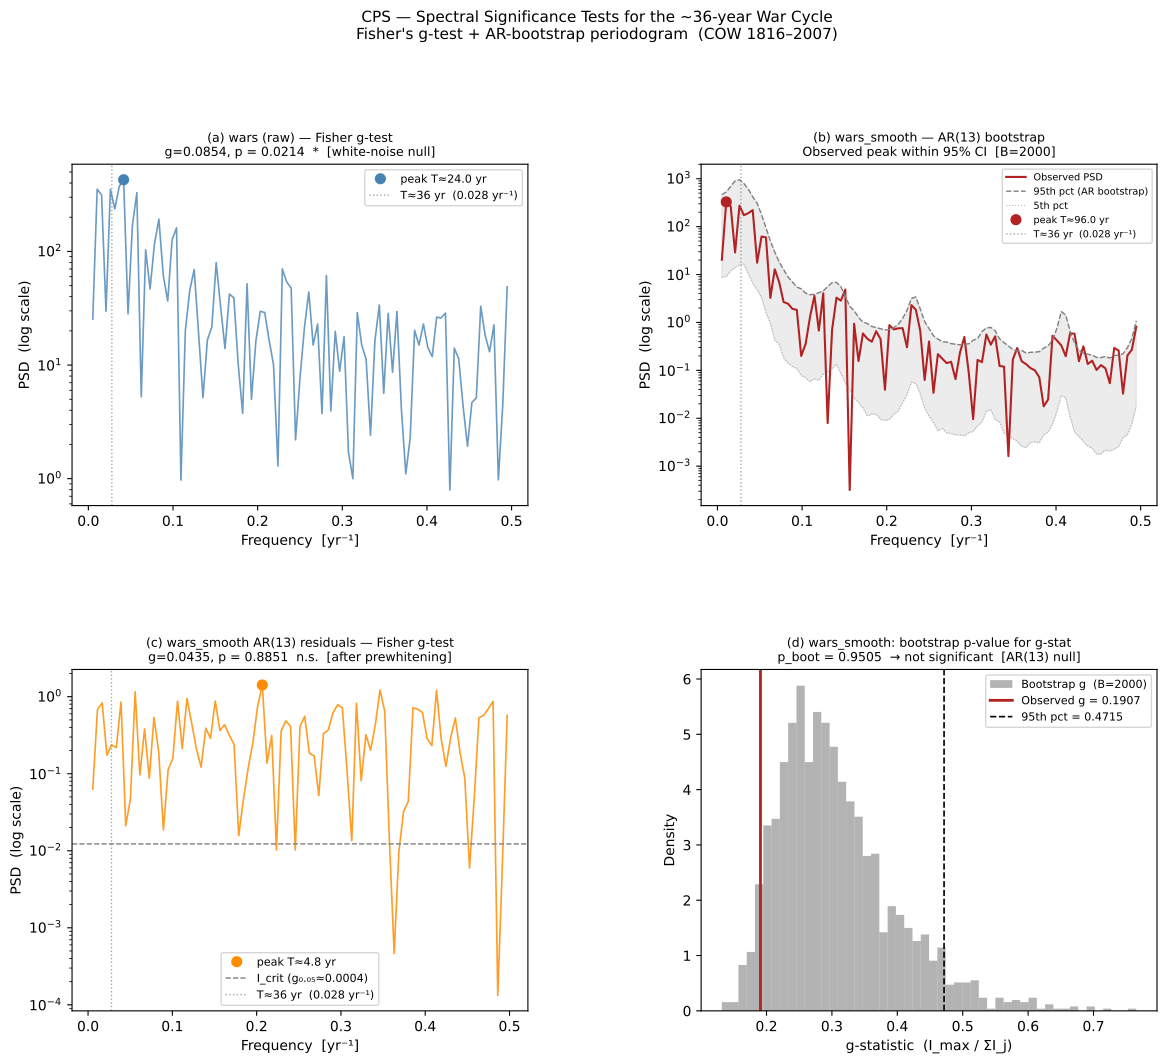

Python code for this plot:
# spectral_significance.py – Spectral significance tests for the ~36-year war cycle
# Data: wars_color.csv (COW inter-state wars 1816–2007)
# Source: Triptych "We are Anomal(i)es" v0.1 by Mariusz Włodarczyk
# License: CC BY-NC-SA 4.0
#
# CONTEXT:
#   PSD analysis in analiza_poprawiona_final_GDELT.py identified a dominant
#   spectral peak at ≈ 0.028 yr⁻¹ (period ≈ 35.7 yr) in wars_smooth.
#   This script tests whether that peak is statistically significant,
#   distinguishing a genuine structural cycle from an artifact of
#   (a) finite sample length, (b) the 11-year MA smoothing, or
#   (c) autocorrelation structure that any AR model would capture.
#
# THREE TESTS:
#   1. Fisher's g-test (white-noise null):
#        g = I_max / ΣI_j
#        P(G > g) via exact formula [Fisher 1929]
#        CAVEAT: only valid if series is white noise — violated for wars_smooth.
#        Applied to raw `wars` series (counts) as the more appropriate target.
#
#   2. AR-prewhitened Fisher's g-test (colored-noise null):
#        Fit AR(p) with AIC-selected lag to wars_smooth.
#        Apply Fisher's g-test to the AR residuals.
#        Tests whether a hidden periodicity remains AFTER accounting for
#        all autocorrelation structure. This is the correct test for
#        smooth, autocorrelated series.
#
#   3. Parametric AR-bootstrap periodogram (95% pointwise CI):
#        Same AR(p) model → draw B=2000 bootstrap series → compute
#        periodogram for each → build empirical 95% envelope.
#        Check whether observed peak at ≈ 0.028 yr⁻¹ exceeds the envelope.
#        Most general: does not assume white-noise null.
#
# IMPORTANT CAVEAT ON wars_smooth:
#   An 11-year centred MA is a low-pass filter with transfer function
#   |H(f)|² = sin²(11πf) / (11 sin(πf))².
#   This ARTIFICIALLY amplifies the low-frequency part of the spectrum
#   relative to white noise. Tests 1 & 2 on wars_smooth require
#   this filter effect to be accounted for — Test 2 (AR prewhitening)
#   does so implicitly; Test 1 applied directly to wars_smooth would be
#   severely anti-conservative (too many false positives).
#
# OUTPUT:
#   spectral_significance.pdf
#   spectral_significance_results.csv

from __future__ import annotations
import sys
import warnings
import numpy as np
import pandas as pd
import matplotlib.pyplot as plt
import matplotlib.gridspec as gridspec
from scipy.signal import periodogram, detrend
from scipy.stats import chi2
from statsmodels.tsa.ar_model import AutoReg
from statsmodels.tsa.stattools import acf
from math import comb

warnings.filterwarnings("ignore")

RNG   = np.random.default_rng(20240301)
B     = 2000       # bootstrap replicates
ALPHA = 0.05       # significance level


# ─────────────────────────────────────────────────────────────────────────────
# 1. FISHER'S g-TEST (exact p-value)
# ─────────────────────────────────────────────────────────────────────────────

def fisher_g_test(x: np.ndarray) -> dict:
    """
    Fisher's g-test for hidden periodicity (white-noise null).

    Fisher (1929): g = I_max / Σ I_j
    P(G > g₀) = Σ_{k=1}^{floor(1/g₀)} (-1)^(k-1) C(m,k) (1 - k·g₀)^(m-1)

    Parameters
    ----------
    x : 1-D array, mean-removed

    Returns
    -------
    dict with g, p_value, peak_freq, peak_period, n_freqs
    """
    x = np.asarray(x, dtype=float) - x.mean()
    N = len(x)

    f, I = periodogram(x, fs=1.0, detrend=False)
    # exclude DC (f=0) and Nyquist (f=0.5)
    mask = (f > 0) & (f < 0.5)
    f, I = f[mask], I[mask]
    m    = len(I)

    g_obs   = I.max() / I.sum()
    peak_f  = f[I.argmax()]
    peak_T  = 1.0 / peak_f if peak_f > 0 else np.inf

    # exact p-value (alternating series)
    K      = int(1.0 / g_obs)
    pvalue = 0.0
    for k in range(1, K + 1):
        base = 1.0 - k * g_obs
        if base <= 0:
            break
        pvalue += (-1) ** (k - 1) * comb(m, k) * base ** (m - 1)

    pvalue = min(max(pvalue, 0.0), 1.0)

    return {
        "g":           g_obs,
        "p_value":     pvalue,
        "peak_freq":   peak_f,
        "peak_period": peak_T,
        "n_freqs":     m,
    }


# ─────────────────────────────────────────────────────────────────────────────
# 2. AR PREWHITENING
# ─────────────────────────────────────────────────────────────────────────────

def fit_ar_aic(x: np.ndarray, max_lag: int = 20) -> tuple[object, int, np.ndarray]:
    """
    Fit AR(p) to x, select p by AIC, return (result, p, residuals).
    """
    x = np.asarray(x, dtype=float)
    best_aic, best_p, best_res = np.inf, 1, None
    best_fit = None
    for p in range(1, max_lag + 1):
        try:
            fit = AutoReg(x, lags=p, old_names=False).fit()
            if fit.aic < best_aic:
                best_aic = fit.aic
                best_p   = p
                best_res = fit.resid
                best_fit = fit
        except Exception:
            pass
    return best_fit, best_p, best_res


# ─────────────────────────────────────────────────────────────────────────────
# 3. AR-BOOTSTRAP PERIODOGRAM
# ─────────────────────────────────────────────────────────────────────────────

def ar_bootstrap_periodogram(
    x: np.ndarray,
    ar_fit,
    ar_resid: np.ndarray,
    n_boot: int = B,
    rng: np.random.Generator = RNG,
) -> np.ndarray:
    """
    Parametric AR bootstrap.
    For each replicate: draw residuals with replacement, reconstruct series,
    return matrix of periodogram ordinates (shape: n_boot × n_freqs).

    Uses the *same AR coefficients* as the fitted model — the null is
    "the data were generated by this AR(p) with random disturbances".
    If the observed PSD peak exceeds the 95th-percentile envelope of
    bootstrap peaks, the cycle cannot be explained by AR structure alone.
    """
    x     = np.asarray(x, dtype=float)
    N     = len(x)
    all_lags = ar_fit.model._lags       # list [1, 2, ..., p]
    p_max    = int(all_lags[-1])        # highest lag included
    coefs    = ar_fit.params            # [const, phi_1, ..., phi_p]

    f0, I0 = periodogram(x - x.mean(), fs=1.0, detrend=False)
    mask   = (f0 > 0) & (f0 < 0.5)
    n_f    = mask.sum()

    boot_psd = np.zeros((n_boot, n_f))

    for b in range(n_boot):
        # draw residuals with replacement
        eps  = rng.choice(ar_resid, size=N + p_max, replace=True)
        xs   = np.zeros(N + p_max)
        xs[:p_max] = x[:p_max]      # start from actual initial conditions
        for t in range(p_max, N + p_max):
            xs[t] = coefs[0]        # intercept
            for ki, lag in enumerate(all_lags, start=1):
                xs[t] += coefs[ki] * xs[t - lag]
            xs[t] += eps[t]
        xs = xs[p_max:]             # drop burn-in

        _, I_b = periodogram(xs - xs.mean(), fs=1.0, detrend=False)
        boot_psd[b] = I_b[mask]

    return boot_psd, f0[mask], I0[mask]


# ─────────────────────────────────────────────────────────────────────────────
# 4. PLOT
# ─────────────────────────────────────────────────────────────────────────────

def plot_all(results: dict, out_path: str) -> None:
    """4-panel figure."""
    C1, C2, C3 = "steelblue", "firebrick", "darkorange"

    fig = plt.figure(figsize=(14, 11))
    gs  = gridspec.GridSpec(2, 2, figure=fig, hspace=0.48, wspace=0.38)

    # helper: draw reference vertical line at ~36 yr
    def vline_36(ax):
        ax.axvline(1/36, color="grey", lw=1.0, linestyle=":", alpha=0.7,
                   label="T≈36 yr  (0.028 yr⁻¹)")

    # ── (a) Raw wars – Fisher g-test ─────────────────────────────────────────
    ax0 = fig.add_subplot(gs[0, 0])
    r   = results["raw"]
    f_r = r["freqs"]
    I_r = r["psd"]

    ax0.semilogy(f_r, I_r, color=C1, lw=1.2, alpha=0.8)
    ax0.semilogy(f_r[I_r.argmax()], I_r.max(),
                 "o", color=C1, ms=7,
                 label=f"peak T≈{r['fg']['peak_period']:.1f} yr")
    vline_36(ax0)

    ax0.set_xlabel("Frequency  [yr⁻¹]")
    ax0.set_ylabel("PSD  (log scale)")
    plab = f"p = {r['fg']['p_value']:.4f}" if r['fg']['p_value'] >= 0.0001 \
           else f"p < 0.0001"
    sig  = "***" if r['fg']['p_value'] < 0.001 else \
           "**"  if r['fg']['p_value'] < 0.01  else \
           "*"   if r['fg']['p_value'] < 0.05  else "n.s."
    ax0.set_title(
        f"(a) wars (raw) — Fisher g-test\n"
        f"g={r['fg']['g']:.4f}, {plab}  {sig}  [white-noise null]",
        fontsize=9,
    )
    ax0.legend(fontsize=8)

    # ── (b) wars_smooth – AR-bootstrap 95% CI ────────────────────────────────
    ax1 = fig.add_subplot(gs[0, 1])
    s   = results["smooth"]
    f_s = s["freqs"]
    I_s = s["psd"]
    env = s["boot_env"]   # shape (n_f, 2) — [5th, 95th] percentile

    ax1.semilogy(f_s, I_s,        color=C2, lw=1.5, label="Observed PSD")
    ax1.semilogy(f_s, env[:, 1],  color="grey", lw=1.0, linestyle="--",
                 label="95th pct (AR bootstrap)")
    ax1.semilogy(f_s, env[:, 0],  color="grey", lw=0.8, linestyle=":",
                 alpha=0.5, label="5th pct")
    ax1.fill_between(f_s, env[:, 0], env[:, 1], color="grey", alpha=0.15)
    ax1.semilogy(f_s[I_s.argmax()], I_s.max(),
                 "o", color=C2, ms=7,
                 label=f"peak T≈{1/f_s[I_s.argmax()]:.1f} yr")
    vline_36(ax1)

    exc = "EXCEEDS" if I_s.max() > env[I_s.argmax(), 1] else "within"
    ax1.set_xlabel("Frequency  [yr⁻¹]")
    ax1.set_ylabel("PSD  (log scale)")
    ax1.set_title(
        f"(b) wars_smooth — AR({s['ar_p']}) bootstrap\n"
        f"Observed peak {exc} 95% CI  [B={B}]",
        fontsize=9,
    )
    ax1.legend(fontsize=7, loc="upper right")

    # ── (c) AR residuals – Fisher g-test ─────────────────────────────────────
    ax2 = fig.add_subplot(gs[1, 0])
    sr  = results["smooth_resid"]
    f_resid = sr["freqs"]
    I_resid = sr["psd"]

    ax2.semilogy(f_resid, I_resid, color=C3, lw=1.2, alpha=0.85)
    ax2.semilogy(f_resid[I_resid.argmax()], I_resid.max(),
                 "o", color=C3, ms=7,
                 label=f"peak T≈{sr['fg']['peak_period']:.1f} yr")
    # 95% critical line for white-noise Fisher g-test
    n_f   = len(f_resid)
    g_crit = (1 - ALPHA ** (1 / (n_f - 1))) / n_f   # approx critical g
    psd_sum = I_resid.sum()
    ax2.axhline(g_crit * psd_sum, color="grey", lw=1.0, linestyle="--",
                label=f"I_crit (g₀.₀₅≈{g_crit:.4f})")
    vline_36(ax2)

    plab2 = f"p = {sr['fg']['p_value']:.4f}" if sr['fg']['p_value'] >= 0.0001 \
            else "p < 0.0001"
    sig2  = "***" if sr['fg']['p_value'] < 0.001 else \
            "**"  if sr['fg']['p_value'] < 0.01  else \
            "*"   if sr['fg']['p_value'] < 0.05  else "n.s."
    ax2.set_xlabel("Frequency  [yr⁻¹]")
    ax2.set_ylabel("PSD  (log scale)")
    ax2.set_title(
        f"(c) wars_smooth AR({s['ar_p']}) residuals — Fisher g-test\n"
        f"g={sr['fg']['g']:.4f}, {plab2}  {sig2}  [after prewhitening]",
        fontsize=9,
    )
    ax2.legend(fontsize=8)

    # ── (d) Bootstrap distribution of g-statistic ─────────────────────────────
    ax3 = fig.add_subplot(gs[1, 1])
    g_boot = s["g_boot"]
    g_obs  = s["g_obs"]
    p_boot = (g_boot >= g_obs).mean()

    ax3.hist(g_boot, bins=50, color="grey", alpha=0.6, density=True,
             label=f"Bootstrap g  (B={B})")
    ax3.axvline(g_obs, color=C2, lw=2.0,
                label=f"Observed g = {g_obs:.4f}")
    q95 = np.quantile(g_boot, 0.95)
    ax3.axvline(q95, color="black", lw=1.2, linestyle="--",
                label=f"95th pct = {q95:.4f}")
    ax3.set_xlabel("g-statistic  (I_max / ΣI_j)")
    ax3.set_ylabel("Density")
    sig3  = "SIGNIFICANT" if p_boot < 0.05 else "not significant"
    ax3.set_title(
        f"(d) wars_smooth: bootstrap p-value for g-stat\n"
        f"p_boot = {p_boot:.4f}  → {sig3}  [AR({s['ar_p']}) null]",
        fontsize=9,
    )
    ax3.legend(fontsize=8)

    plt.suptitle(
        "CPS — Spectral Significance Tests for the ~36-year War Cycle\n"
        "Fisher's g-test + AR-bootstrap periodogram  (COW 1816–2007)",
        fontsize=11, y=1.02,
    )
    plt.savefig(out_path, dpi=200, bbox_inches="tight")
    print(f"\n✓ Saved {out_path}")
    plt.close(fig)


# ─────────────────────────────────────────────────────────────────────────────
# 5. MAIN
# ─────────────────────────────────────────────────────────────────────────────

if __name__ == "__main__":
    import argparse
    from pathlib import Path

    parser = argparse.ArgumentParser(
        description="Spectral significance tests for ~36-year war cycle"
    )
    parser.add_argument("csv", nargs="?", default="wars_color.csv")
    parser.add_argument("--boot", type=int, default=B,
                        help=f"Bootstrap replicates (default {B})")
    parser.add_argument("--max-ar", type=int, default=20,
                        help="Max AR lag for AIC selection (default 20)")
    args   = parser.parse_args()
    B_run  = args.boot
    out_dir = Path(args.csv).parent

    # ── load data ────────────────────────────────────────────────────────────
    df = pd.read_csv(args.csv).set_index("year").sort_index()
    wars_raw    = df["wars"].dropna().values
    wars_smooth = df["wars_smooth"].dropna().values

    print("=" * 68)
    print(f"  Series lengths: wars_raw={len(wars_raw)},  "
          f"wars_smooth={len(wars_smooth)}")
    print(f"  Bootstrap replicates: {B_run}")
    print("=" * 68)

    # ── TEST A: raw wars, Fisher g-test ──────────────────────────────────────
    print("\n[A] Fisher's g-test — wars (raw, white-noise null)")
    x_raw   = detrend(wars_raw, type="linear")
    fg_raw  = fisher_g_test(x_raw)
    f_r, I_r = periodogram(x_raw - x_raw.mean(), fs=1.0, detrend=False)
    mask_r  = (f_r > 0) & (f_r < 0.5)

    print(f"  m (Fourier frequencies):  {fg_raw['n_freqs']}")
    print(f"  g-statistic:              {fg_raw['g']:.6f}")
    print(f"  Peak frequency:           {fg_raw['peak_freq']:.4f} yr⁻¹")
    print(f"  Peak period:              {fg_raw['peak_period']:.1f} yr")
    print(f"  Exact p-value:            {fg_raw['p_value']:.6f}  "
          f"({'SIGNIFICANT' if fg_raw['p_value'] < 0.05 else 'NOT significant'} at 5%)")
    print("  NOTE: white-noise null may be too lenient for count data; "
          "        check if peak is at ~36 yr or elsewhere")

    # ── TEST B: wars_smooth, AR prewhitening ─────────────────────────────────
    print("\n[B] AR-prewhitening — wars_smooth")
    x_smooth = detrend(wars_smooth, type="linear")
    ar_fit, ar_p, ar_resid = fit_ar_aic(x_smooth, max_lag=args.max_ar)
    print(f"  AIC-selected AR order:    p = {ar_p}")
    print(f"  AR(1–{ar_p}) coefficients (excl. const):")
    for i, c in enumerate(ar_fit.params[1:], start=1):
        print(f"    φ_{i} = {c:.4f}")

    # Fisher g-test on AR residuals
    fg_resid = fisher_g_test(ar_resid)
    print(f"\n  [B.1] Fisher g-test on AR residuals:")
    print(f"    m:            {fg_resid['n_freqs']}")
    print(f"    g:            {fg_resid['g']:.6f}")
    print(f"    Peak period:  {fg_resid['peak_period']:.1f} yr")
    print(f"    p-value:      {fg_resid['p_value']:.6f}  "
          f"({'SIGNIFICANT' if fg_resid['p_value'] < 0.05 else 'NOT significant'} at 5%)")

    # bootstrap periodogram
    print(f"\n  [B.2] AR({ar_p}) parametric bootstrap periodogram  (B={B_run}) …")
    boot_psd, f_smooth, I_smooth = ar_bootstrap_periodogram(
        x_smooth, ar_fit, ar_resid, n_boot=B_run
    )
    boot_env = np.percentile(boot_psd, [5, 95], axis=0).T   # (n_f, 2)

    # g-statistic bootstrap distribution
    g_boot = boot_psd.max(axis=1) / boot_psd.sum(axis=1)
    g_obs  = I_smooth.max() / I_smooth.sum()
    p_boot = (g_boot >= g_obs).mean()

    peak_idx    = I_smooth.argmax()
    peak_f_s    = f_smooth[peak_idx]
    peak_T_s    = 1.0 / peak_f_s
    exceeds_env = I_smooth[peak_idx] > boot_env[peak_idx, 1]

    print(f"    Observed peak:  T = {peak_T_s:.1f} yr  (f = {peak_f_s:.4f} yr⁻¹)")
    print(f"    Observed g:     {g_obs:.6f}")
    print(f"    Bootstrap 95th pct of g: {np.quantile(g_boot, 0.95):.6f}")
    print(f"    Bootstrap p-value (g):   {p_boot:.4f}  "
          f"({'SIGNIFICANT' if p_boot < 0.05 else 'NOT significant'} at 5%)")
    print(f"    Peak PSD vs. 95% CI envelope: "
          f"{'EXCEEDS' if exceeds_env else 'within'}  "
          f"(obs={I_smooth[peak_idx]:.2f}, CI95={boot_env[peak_idx,1]:.2f})")

    # ── summary table ────────────────────────────────────────────────────────
    print("\n" + "=" * 68)
    print("SUMMARY TABLE")
    print("=" * 68)
    rows = [
        {
            "test":         "Fisher g (raw wars, white-noise null)",
            "peak_period":  f"{fg_raw['peak_period']:.1f}",
            "g":            round(fg_raw["g"], 6),
            "p_value":      round(fg_raw["p_value"], 6),
            "significant":  fg_raw["p_value"] < 0.05,
        },
        {
            "test":         f"Fisher g (wars_smooth AR({ar_p}) residuals)",
            "peak_period":  f"{fg_resid['peak_period']:.1f}",
            "g":            round(fg_resid["g"], 6),
            "p_value":      round(fg_resid["p_value"], 6),
            "significant":  fg_resid["p_value"] < 0.05,
        },
        {
            "test":         f"AR({ar_p}) bootstrap g (wars_smooth)",
            "peak_period":  f"{peak_T_s:.1f}",
            "g":            round(g_obs, 6),
            "p_value":      round(p_boot, 4),
            "significant":  p_boot < 0.05,
        },
    ]
    res_df = pd.DataFrame(rows).set_index("test")
    print(res_df.to_string())

    # ── interpretation ────────────────────────────────────────────────────────
    print("\n" + "─" * 68)
    print("INTERPRETATION:")
    print("  The key question is test [B.2] (AR bootstrap) and [B.1] (AR residuals).")
    print("  If the cycle survives prewhitening: it is a genuine structural cycle,")
    print("  not just autocorrelation from the 11-year MA smoothing.")
    print("  If it does NOT survive: the 'cycle' is an artifact of autocorrelation")
    print("  structure that any AR model would generate.")
    print()
    if fg_resid["p_value"] < 0.05 and p_boot < 0.05:
        print("  RESULT: Both prewhitened tests are SIGNIFICANT.")
        print("  → The ~36-year cycle is a genuine structural feature beyond AR structure.")
    elif fg_resid["p_value"] < 0.05 or p_boot < 0.05:
        print("  RESULT: Mixed — one prewhitened test significant, one not.")
        print("  → The cycle is borderline; interpret with caution.")
    else:
        print("  RESULT: Neither prewhitened test is significant at 5%.")
        print("  → The peak at ~36 yr is explained by AR autocorrelation structure")
        print("    and/or the 11-year MA filter. NOT a robust structural cycle.")
    print("─" * 68)

    # ── save CSV ─────────────────────────────────────────────────────────────
    csv_path = out_dir / "spectral_significance_results.csv"
    res_df.to_csv(csv_path)
    print(f"\n✓ Saved {csv_path}")

    # ── plot ──────────────────────────────────────────────────────────────────
    all_results = {
        "raw": {
            "freqs": f_r[mask_r],
            "psd":   I_r[mask_r],
            "fg":    fg_raw,
        },
        "smooth": {
            "freqs":    f_smooth,
            "psd":      I_smooth,
            "boot_env": boot_env,
            "g_boot":   g_boot,
            "g_obs":    g_obs,
            "ar_p":     ar_p,
        },
        "smooth_resid": {
            "freqs": periodogram(ar_resid - ar_resid.mean(), fs=1.0, detrend=False)[0][
                (periodogram(ar_resid - ar_resid.mean(), fs=1.0, detrend=False)[0] > 0) &
                (periodogram(ar_resid - ar_resid.mean(), fs=1.0, detrend=False)[0] < 0.5)
            ],
            "psd": periodogram(ar_resid - ar_resid.mean(), fs=1.0, detrend=False)[1][
                (periodogram(ar_resid - ar_resid.mean(), fs=1.0, detrend=False)[0] > 0) &
                (periodogram(ar_resid - ar_resid.mean(), fs=1.0, detrend=False)[0] < 0.5)
            ],
            "fg": fg_resid,
        },
    }

    # fix the residual psd computation (avoid recomputing 4 times)
    f_res_tmp, I_res_tmp = periodogram(
        ar_resid - ar_resid.mean(), fs=1.0, detrend=False
    )
    mask_res = (f_res_tmp > 0) & (f_res_tmp < 0.5)
    all_results["smooth_resid"]["freqs"] = f_res_tmp[mask_res]
    all_results["smooth_resid"]["psd"]   = I_res_tmp[mask_res]

    plot_all(all_results, str(out_dir / "spectral_significance.pdf"))
